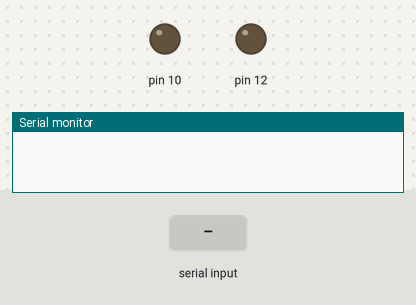
Bench run of a sketch on a simulated Arduino Uno, built with avr-gcc and run on an emulated ATmega328P. Shown: output pins drawn as LEDs (lit = HIGH), the last lines printed to the serial monitor. Inputs (shaded band) come from the test bench.

Above: at 1.2 s.
1.3 s: "*red" received over Serial
At 2.2 s:
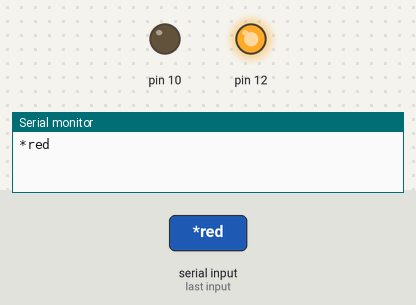
2.8 s: "*green" received over Serial
At 4.0 s:
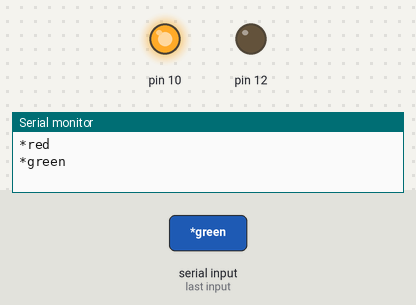
4.3 s: "*red off" received over Serial
At 4.7 s:
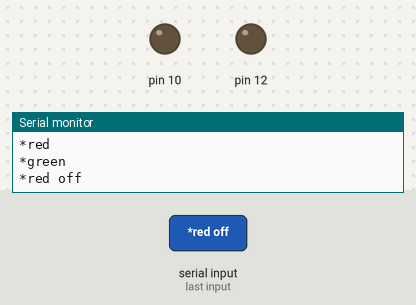
Timing chart, 0 to 7.3 s (numbered marks = the images above; inputs shaded):
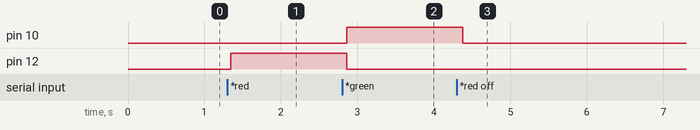

The sketch:

voice1.ino
```cpp
String readvoice;

void setup() {
Serial.begin(9600);
pinMode(12,OUTPUT);
pinMode(10,OUTPUT);
}

void loop() {
while (Serial.available())
{
  delay(10);
  char c =Serial.read();
  readvoice += c;
}
if (readvoice.length() > 0){
  Serial.println(readvoice);

  if (readvoice == "*red")
  {
    digitalWrite(12,HIGH);
    digitalWrite(10,LOW);
    delay(100);
  }
  else if (readvoice == "*red off")
  {
    digitalWrite(12,LOW);
    digitalWrite(10,LOW);
    delay(100);
  }

  if (readvoice == "*green")
  {
    digitalWrite(12,LOW);
    digitalWrite(10,HIGH);
    delay(100);
  }

  else if (readvoice == "*green off")
  {
    digitalWrite(12,LOW);
    digitalWrite(10,LOW);
    delay(100);
  }
  readvoice="";
}

}
```

Measured:
- after the input at 1.3 s, pin 12: LOW → HIGH at once
- after the input at 2.8 s, pin 10: LOW → HIGH after 0.06 s; pin 12: HIGH → LOW after 0.06 s
- after the input at 4.3 s, pin 10: HIGH → LOW after 0.08 s
